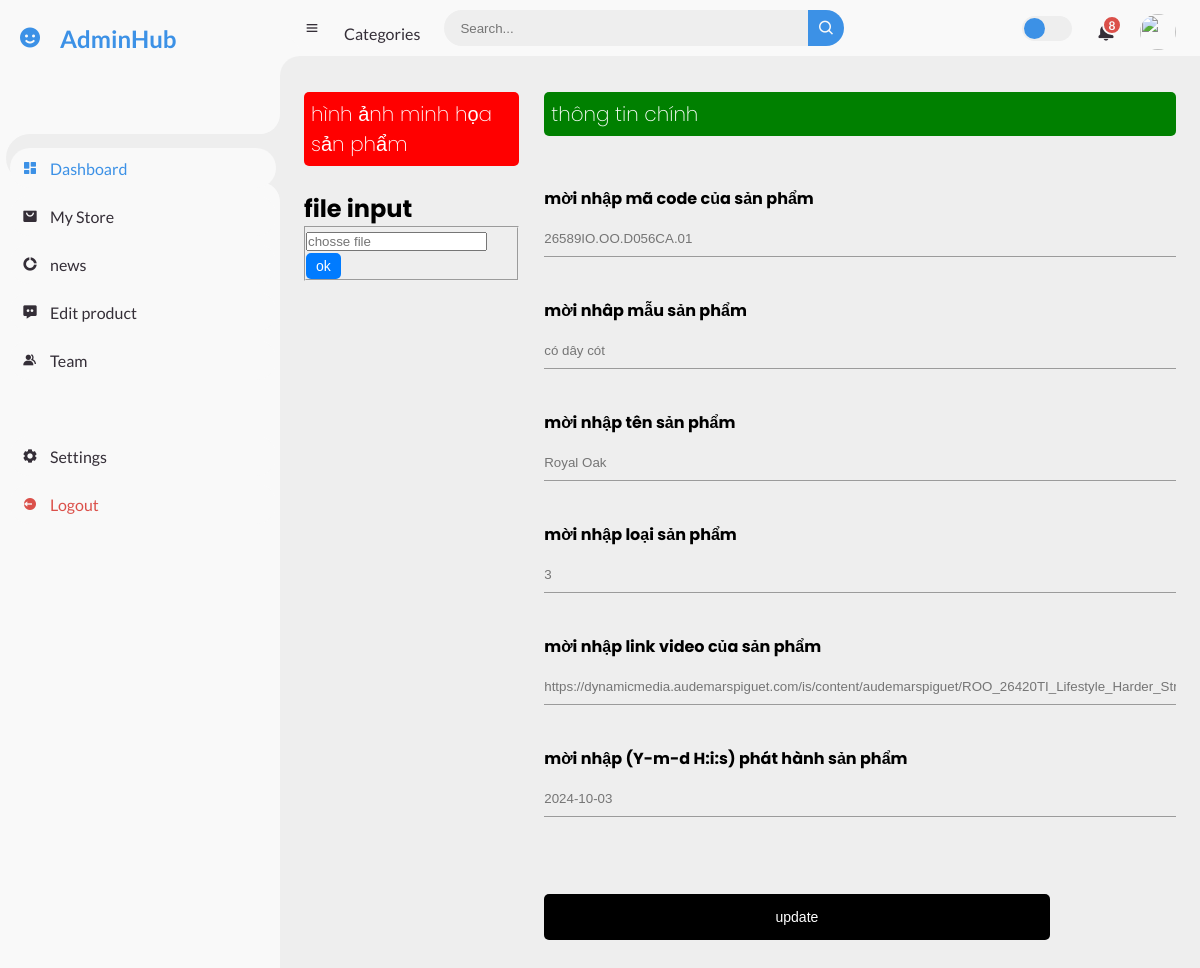
Screenshot of /admin/main.php?value=ed_pr&id=1 with the database file from the repository.
### tables this page shows
CREATE TABLE `product` (
  `id_product` int(11) NOT NULL,
  `name_product` varchar(200) NOT NULL,
  `date_release_clock` date NOT NULL,
  `model_watch` varchar(200) NOT NULL,
  `code_clock` varchar(200) NOT NULL,
  `id_collection` int(11) DEFAULT NULL,
  `video_pr` varchar(400) NOT NULL,
  `price` float NOT NULL
);

### class/product.php (called while the page is built, shortened)
<?php
include $_SERVER['DOCUMENT_ROOT'] . "/clock/sql/cn.php";
class Product
{
    public function __construct($id, $name, $releaseDate, $model, $code, $collectionId, $videoPr)
    {
        $this->id = $id;
        $this->name = $name;
        $this->releaseDate = $releaseDate;
        $this->model = $model;
        $this->code = $code;
        $this->collectionId = $collectionId;
        $this->videoPr = $videoPr;
    }
    public static function ed_pr($id)
    {
        $mysql = "SELECT * FROM product WHERE id_product = '$id'";
        global $conn;
        $result = mysqli_query($conn, $mysql);
        $row = mysqli_fetch_assoc($result);
        return $product = new Product(
            $row["id_product"],
            $row["name_product"],
            $row["date_release_clock"],
            $row["model_watch"],
            $row["code_clock"],
            $row["id_collection"],
            $row["video_pr"]
        );
    }
}

### admin/controller/edit_pr/update_pr.php (called while the page is built)
<?php
include $_SERVER['DOCUMENT_ROOT'] . "/clock/class/product.php";
$pr = Product::ed_pr($_GET["id"]);

### admin/page/main/ed_pr.php (the view)
<?php
include $_SERVER["DOCUMENT_ROOT"] . "/clock/admin/controller/edit_pr/update_pr.php";
?>
<main>
    <div class="product-edit">
        <div class="product-edit__relative-image">
            <h2>hình ảnh minh họa sản phẩm</h2>
            <div class="product-edit__relative-image__main"><img src="" alt=""></div>
            <form class="product-edit__relative-form" action="">
                <h2>file input</h2>
                <fieldset class="product-edit__relative-form__main">
                    <input type="text" placeholder="chosse file">
                    <button name="" class="btn-big">ok</button>
                </fieldset>
            </form>
        </div>
        <div class="product-edit__content">
            <h2>thông tin chính</h2>
            <form action="/clock/admin/controller/edit_pr/ed_pr.php?id=<?php echo $pr->id ?>" method="post" class="product-edit__content__form">
                <fieldset class="product-edit__content__form__video">
                    <legend>
                        mời nhập mã code của sản phẩm
                    </legend>
                    <input type="text" name="product-edit__content__form__ip-code" placeholder="<?php echo $pr->code; ?>">
                </fieldset>
                <fieldset class="product-edit__content__form__video">
                    <legend>
                        mời nhâp mẫu sản phẩm
                    </legend>
                    <input type="text" name="product-edit__content__form__ip-model" placeholder="<?php echo $pr->model; ?>">
                </fieldset>
                <fieldset class="product-edit__content__form__video">
                    <legend>
                        mời nhập tên sản phẩm
                    </legend>
                    <input type="text" name="product-edit__content__form__ip-name" placeholder="<?php echo $pr->name; ?>">
                </fieldset>
                <fieldset class="product-edit__content__form__video">
                    <legend>
                        mời nhập loại sản phẩm
                    </legend>
                    <input type="text" name="product-edit__content__form__ip-id-collection" placeholder="<?php echo $pr->collectionId; ?>">
                </fieldset>
                <fieldset class="product-edit__content__form__video">
                    <legend>
                        mời nhập link video của sản phẩm
                    </legend>
                    <input type="text" name="product-edit__content__form__ip-video" placeholder="<?php echo $pr->videoPr; ?>">
                </fieldset>
                <fieldset class="product-edit__content__form__video">
                    <legend>
                        mời nhập (Y-m-d H:i:s) phát hành sản phẩm
                    </legend>
                    <input type="text" name="product-edit__content__form__ip-date-release" placeholder="<?php echo $pr->releaseDate; ?>">
                </fieldset>
                <button name="update_pr_admin" class="btn_big">update</button>
            </form>
        </div>
    </div>
</main>

### admin/style.css (style rules this page uses)
* { margin: 0; padding: 0; box-sizing: border-box; }
:root { --poppins: "Poppins", sans-serif; --lato: "Lato", sans-serif; --light: #f9f9f9; --blue: #3c91e6; --light-blue: #cfe8ff; --grey: #eee; --dark-grey: #aaaaaa; --dark: #342e37; --red: #db504a; --yellow: #ffce26; --light-yellow: #fff2c6; --orange: #fd7238; --light-orange: #ffe0d3; }
html { overflow-x: hidden; }
body { background: var(--grey); overflow-x: hidden; }
#content main { width: 100%; padding: 36px 24px; font-family: var(--poppins); max-height: calc(100vh - 56px); overflow-y: auto; }
.product-edit__content__form > fieldset > input { width: 100%; }
.product-edit { display: flex; column-gap: 25px; }
.product-edit__content { width: 100%; }
.product-edit__relative-image > h2 { padding: 7px; background: red; font-size: 20px; border-radius: 5px; color: white; font-weight: 200; }
.product-edit__content > h2 { background: green; padding: 7px; font-size: 20px; font-weight: 200; border-radius: 5px; color: white; }
.product-edit__content__form > fieldset > input { background: transparent; border: none; outline: none; padding: 10px 0px; }
.product-edit__content__form > fieldset > legend { font-weight: bold; margin-bottom: 10px; }
.product-edit__content__form > fieldset { border-left: none; border-right: none; border-top: none; margin-bottom: 40px; }
.btn_big { padding: 15px 0; color: white; background-color: black; margin-top: 36px; width: 80%; display: inline-block; }
.product-edit__content__form { margin-top: 50px; }
button { background-color: #007bff; color: #fff; padding: 5px 10px; border: none; border-radius: 5px; font-size: 14px; cursor: pointer; }

### rows the page displays
product: product-edit__content__form__ip-code "26589IO.OO.D056CA.01", product-edit__content__form__ip-model "có dây cót", product-edit__content__form__ip-name "Royal Oak", id_collection "3", product-edit__content__form__ip-video "https://dynamicmedia.audemarspiguet.com/is/content/audemarspiguet/ROO_26420TI_Lifestyle_Harder_Stronger_Strap_VI_2021_15s_16-9_FullHD_No_logo_MP4%201920x1080_1?dpr=off", date_release_clock "2024-10-03"
